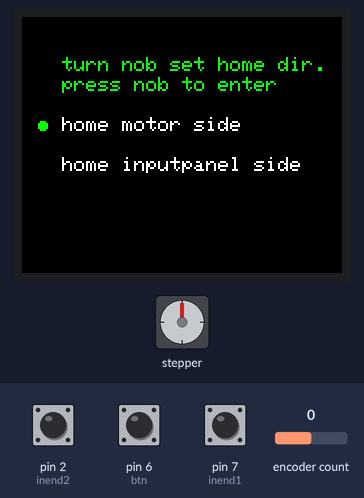
Simulated run of this sketch. Board: Arduino Uno, built with avr-gcc and run on an emulated ATmega328P. Shown: 160×128 colour display, stepper motor. The inputs (shaded band) are chosen by the test bench; at power-on: pin 6 (btn) HIGH, pin 7 (inend1) HIGH, pin 2 (inend2) HIGH, encoder count 0. Stepper angles assume 3200 steps per turn.

Above: at 3.3 s.
3.4 s: pin 6 (btn) pulled LOW for 0.15 s
At 3.57 s:
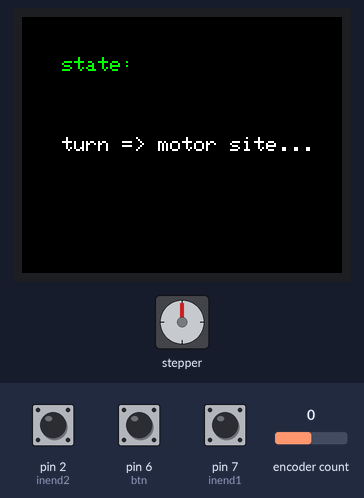
4.1 s: pin 7 (inend1) pulled LOW for 0.15 s
At 5.3 s:
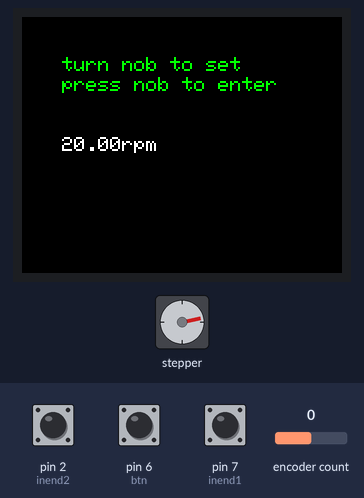
5.7 s: pin 6 (btn) pulled LOW for 1 s
At 6.9 s:
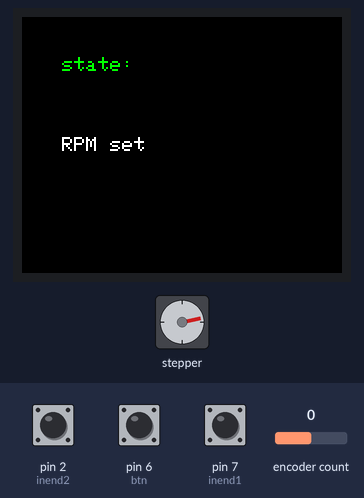
7.3 s: pin 2 (inend2) pulled LOW for 0.15 s
At 8.5 s:
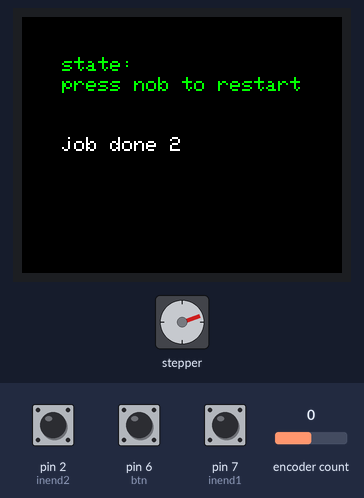
8.9 s: pin 6 (btn) pulled LOW for 3.2 s
At 9.3 s:
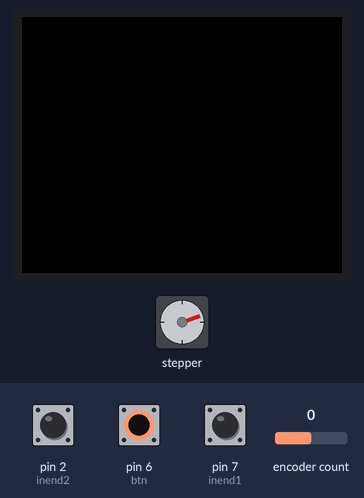
12.7 s: pin 7 (inend1) pulled LOW for 1 s
At 13.1 s:
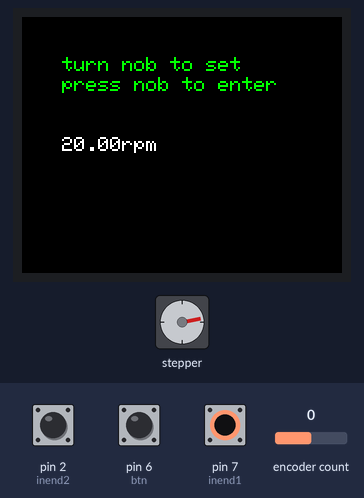
Timing chart, 0 to 15.7 s (numbered marks = the images above; inputs shaded):
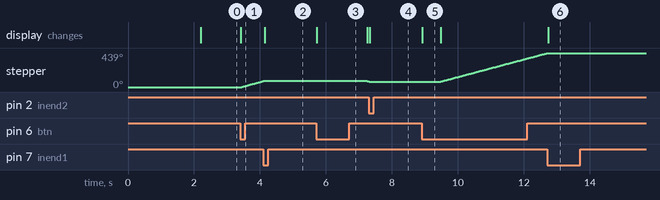

Measured:
- after the input at 3.4 s, stepper: turns 75° clockwise in 0.63 s, starting after 0.05 s; the display: changes at once (image 1)
- after the input at 4.1 s, stepper: goes on until 4.1 s, then stays 78°; the display: changes at once (image 2)
- after the input at 7.3 s, stepper: goes on until 7.3 s, then stays 71°; the display: changes at once (image 4)
- after the input at 8.9 s, stepper: keeps turning clockwise at about 114°/s, starting after 0.57 s; the display: changes at once (image 5)
- after the input at 12.7 s, stepper: goes on until 12.7 s, then stays 439°; the display: changes at once (image 6)
- what the display in image 5 shows lasts 0.6 s, from 8.9 s to 9.5 s

The sketch:

display_encoder_button_end_stepper_speed_set_move.ino
```cpp
#include <Encoder.h>                          //global def encoder
const int CLK = 4;
const int DT = 5;
const int btn = 6;
long altePosition = -999; //def old pos, to ensure its only displyes in serial monitor when rotary head is moved
Encoder meinEncoder(DT, CLK);

#include <SPI.h>                               //global def display
#include <Adafruit_GFX.h>
#include <Adafruit_ST7735.h>
#define TFT_PIN_CS   10                        // Arduino-Pin an Display CS
#define TFT_PIN_DC   9                         // Arduino-Pin an D0
#define TFT_PIN_RST  8                         // Arduino Reset-Pin
Adafruit_ST7735 tft = Adafruit_ST7735(TFT_PIN_CS, TFT_PIN_DC, TFT_PIN_RST);  // Display-Bibliothek Setup


#include "A4988.h"                             //global def stepper driver
#define DIR A3
#define STEP 3
#define MS1 A0
#define MS2 A1
#define MS3 A2
#define MOTOR_STEPS 200
float speeds = 20;
A4988 stepper(MOTOR_STEPS, DIR, STEP, MS1, MS2, MS3);

int inend1 = 7;
int inend2 = 2;
int end1 = !digitalRead(inend1);
int end2 = !digitalRead(inend2);
int turn = 0;
int enter = 1;
int hpos;                           //desired homing pos
int waitend = 0;                    //wait var restarting hole process
int insetspeed = 0;                 //var to stop
float lange = 1.25;//m
float umfang = 0.03141;//m

void setup() {

  pinMode(inend1, INPUT_PULLUP);    //def endswiches
  pinMode(inend2, INPUT_PULLUP);    //def encoder button

  pinMode(btn, INPUT_PULLUP);

  tft.initR(INITR_BLACKTAB);        //setup display
  tft.setTextSize(1);
  tft.setTextWrap(false);
  tft.setTextColor(ST7735_WHITE);
  tft.fillScreen(ST7735_BLACK);
  tft.setRotation(1);

  stepper.begin(20);                //setup stepper driver
  stepper.setMicrostep(16);

  tft.setCursor(20, 54);            //setup txt
  tft.print("Sliiiiider v1.0");
  tft.setCursor(20, 74);
  tft.print("2017-2020 ;)");

  delay(2000);
}


void loop() {

  tft.fillScreen(ST7735_BLACK);
  tft.setTextColor(ST7735_GREEN);
  tft.setCursor(20, 20);
  tft.print("turn nob set home dir.");
  tft.setCursor(20, 30);
  tft.print("press nob to enter");
  tft.setTextColor(ST7735_WHITE);
  tft.setCursor(20, 50);
  tft.print("home motor side");
  tft.setCursor(20, 70);
  tft.print("home inputpanel side");

  while (enter == 1) {

    long neuePosition = meinEncoder.read();               //read ecoder pos

    if (neuePosition > altePosition) {                    //Home Motor
      tft.fillCircle(10, 74, 2, ST7735_BLACK);
      altePosition = neuePosition;
      tft.fillCircle(10, 54, 2, ST7735_GREEN);
      hpos = 1;                                           //home end pos
    }


    if (neuePosition < altePosition) {                    //Home Eingabe
      tft.fillCircle(10, 54, 2, ST7735_BLACK);
      altePosition = neuePosition;
      tft.fillCircle(10, 74, 2, ST7735_GREEN);
      hpos = 0;                                           //home end pos
    }


    if (!digitalRead(btn) == HIGH) {

      if (hpos == 1) {                                    //home dir motor site

        tft.fillScreen(ST7735_BLACK);
        tft.setTextColor(ST7735_GREEN);
        tft.setCursor(20, 20);
        tft.print("state:");
        tft.setTextColor(ST7735_WHITE);
        tft.setCursor(20, 60);
        tft.print("turn => motor site...");

        while (turn == 0) {

          end1 = !digitalRead(inend1);

          stepper.rotate(1);


          if (end1 == HIGH) {

            turn = 1;
            tft.fillScreen(ST7735_BLACK);
            tft.setTextColor(ST7735_GREEN);
            tft.setCursor(20, 20);
            tft.print("turn nob to set");
            tft.setCursor(20, 30);
            tft.print("press nob to enter");
            tft.setTextColor(ST7735_WHITE);
            tft.setCursor(20, 60);
            tft.print(speeds);
            tft.setCursor(50, 60);
            tft.print("rpm");

          }
        }
      }

      if (hpos == 0) {                                      //home dir inputpanel site

        tft.fillScreen(ST7735_BLACK);
        tft.setTextColor(ST7735_GREEN);
        tft.setCursor(20, 20);
        tft.print("state:");
        tft.setTextColor(ST7735_WHITE);
        tft.setCursor(20, 60);
        tft.print("turn => inputpanel...");

        while (turn == 0) {

          end2 = !digitalRead(inend2);

          stepper.rotate(-1);


          if (end2 == HIGH) {
            turn = 1;
            tft.fillScreen(ST7735_BLACK);
            tft.setTextColor(ST7735_GREEN);
            tft.setCursor(20, 20);
            tft.print("turn nob to set rpm");
            tft.setTextColor(ST7735_WHITE);
            tft.setCursor(20, 60);
            tft.print(speeds);
            tft.setCursor(50, 60);
            tft.print("rpm");

          }
        }
      }

      enter = 0;                                             //resetting vars
      turn = 0;
      break;
    }

  }
  enter = 1;

  while (enter == 1) {

    long neuePosition = meinEncoder.read()/4;               //read ecoder pos

    if (neuePosition > altePosition) {                    //set speed +

      speeds = speeds + 0.5;
      altePosition = neuePosition;
      tft.fillRect(20, 60, 30, 10, ST7735_BLACK);
      tft.setTextColor(ST7735_GREEN);
      tft.setCursor(20, 20);
      tft.print("turn nob to set rpm");
      tft.setTextColor(ST7735_WHITE);
      tft.setCursor(20, 60);
      tft.print(speeds);
      tft.setCursor(50, 60);
      tft.print("rpm");

    }

    if (neuePosition < altePosition) {                    //set speed -

      speeds = speeds -0.5;

      if(speeds < 0){                                     //speeds begrenzung
        speeds = 0;
      }

      altePosition = neuePosition;
      tft.fillRect(20, 60, 30, 10, ST7735_BLACK);
      tft.setTextColor(ST7735_GREEN);
      tft.setCursor(20, 20);
      tft.print("turn nob to set rpm");
      tft.setTextColor(ST7735_WHITE);
      tft.setCursor(20, 60);
      tft.print(speeds);
      tft.setCursor(50, 60);
      tft.print("rpm");

    }

    if (!digitalRead(btn) == HIGH) {                      //set speed by pushing encoder button

      while (insetspeed == 0) {

        stepper.setRPM(speeds);
        tft.fillScreen(ST7735_BLACK);
        tft.setTextColor(ST7735_GREEN);
        tft.setCursor(20, 20);
        tft.print("state:");
        tft.setTextColor(ST7735_WHITE);
        tft.setCursor(20, 60);
        tft.print("RPM set");
        delay(1500);


        if (hpos == 0) {                    //move towared opposite end like homed

          tft.fillScreen(ST7735_BLACK);
          tft.setTextColor(ST7735_GREEN);
          tft.setCursor(20, 20);
          tft.print("state:");
          tft.setTextColor(ST7735_WHITE);
          tft.setCursor(20, 60);
          tft.print("time left:");

          while (turn == 0) {

            end1 = !digitalRead(inend1);

            stepper.rotate(1);


            if (end1 == HIGH) {                             //if reached end wait, if encoder btn pressed go back to setspeed

              turn = 1;
              tft.fillScreen(ST7735_BLACK);
              tft.setTextColor(ST7735_GREEN);
              tft.setCursor(20, 20);
              tft.print("state:");
              tft.setTextColor(ST7735_WHITE);
              tft.setCursor(20, 60);
              tft.print("job done 1");
              tft.setTextColor(ST7735_GREEN);
              tft.setCursor(20, 30);
              tft.print("press nob to restart");
              tft.setTextColor(ST7735_WHITE);

              while (waitend == 0) {

                if (!digitalRead(btn) == HIGH) {

                  tft.fillScreen(ST7735_BLACK);
                  waitend = 1;
                  enter = 0;
                  delay(500);
                  break;
                }
              }
            }
          }
        }

        if (hpos == 1) {                     //move towards oppsite end like homed

          tft.fillScreen(ST7735_BLACK);
          tft.setTextColor(ST7735_GREEN);
          tft.setCursor(20, 20);
          tft.print("state:");
          tft.setTextColor(ST7735_WHITE);
          tft.setCursor(20, 60);
          tft.print("time left:");

          while (turn == 0) {

            end2 = !digitalRead(inend2);

            stepper.rotate(-1);


            if (end2 == HIGH) {                                //if reached end wait, if encoder btn preessed go back to setspeed

              turn = 1;
              tft.fillScreen(ST7735_BLACK);
              tft.setTextColor(ST7735_GREEN);
              tft.setCursor(20, 20);
              tft.print("state:");
              tft.setTextColor(ST7735_WHITE);
              tft.setCursor(20, 60);
              tft.print("job done 2");
              tft.setTextColor(ST7735_GREEN);
              tft.setCursor(20, 30);
              tft.print("press nob to restart");
              tft.setTextColor(ST7735_WHITE);

              while (waitend == 0) {

                if (!digitalRead(btn) == HIGH) {

                  tft.fillScreen(ST7735_BLACK);
                  waitend = 1;
                  enter = 0;
                  delay(500);
                  break;
                }
              }
            }
          }
        }
        insetspeed = 1;
      }
    }
  }
  waitend = 0;                                            //resetting vars
  insetspeed = 0;
  enter = 1;
  turn = 0;
}
```
